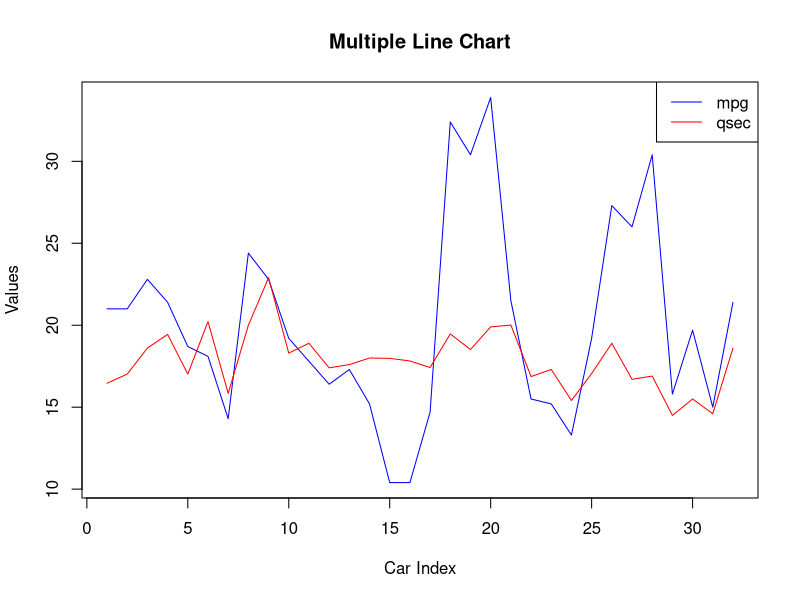

Write the R code that produced this figure.
data(mtcars)

plot(mtcars$mpg,
     type = "l",
     col = "blue",
     ylim = range(c(mtcars$mpg, mtcars$qsec)),
     xlab = "Car Index",
     ylab = "Values",
     main = "Multiple Line Chart")

lines(mtcars$qsec,
      col = "red")

legend("topright",
       legend = c("mpg", "qsec"),
       col = c("blue", "red"),
       lty = 1)
